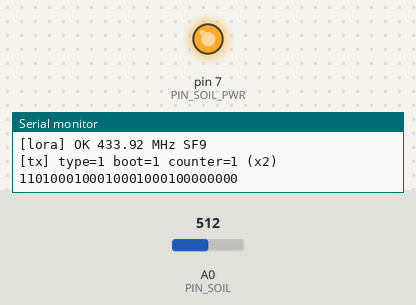
Recording of a sketch running on a simulated Arduino Pro Mini, built with avr-gcc and run on an emulated ATmega328P. Shown: output pins drawn as LEDs (lit = HIGH), the last lines printed to the serial monitor. The test bench sets the inputs (shaded band); at power-on: A0 (PIN_SOIL) = 512. Sleep ends after the set time or at an interrupt; random numbers use the default seed unless the sketch sets one; EEPROM starts erased; no radio packets arrive unless stated; pins used as bus, display or sensor lines are not drawn.

Above: at 2.3 s.
At 38.1 s:
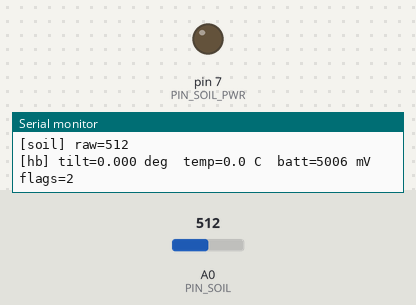
Timing chart, 0 to 39.6 s (numbered marks = the images above):
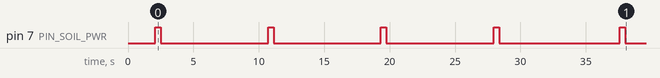

The sketch:

landslide_node.ino
```cpp
/*
 * Ghost_Alert landslide node: Pro Mini 3.3V/8MHz + Ra-02 + ADXL362 + capacitive soil sensor.
 *
 * - Soil sensor is powered (from a pin) only while reading.
 * - Every SAMPLE_S: one soil reading. Every 5 readings: one heartbeat packet
 *   (averaged accel x/y/z, the 5 soil readings, battery, temperature, flags).
 * - Between readings: deep sleep. The ADXL362 wakes the node on movement
 *   -> a motion "burst" packet (at most one per 30 s), sent twice.
 */
#include "ga_node.h"

// ======== settings ========
#define NODE_RADIO_ID 1          // GA-LS-001 in the database
#define FW_VERSION    1
#define DEMO_MODE     1          // 1 = fast (reading every 8 s, heartbeat every 40 s); 0 = field timing

#if DEMO_MODE
  #define SAMPLE_S  8
  #define JITTER_S  2
#else
  #define SAMPLE_S  60
  #define JITTER_S  10             // random delay before each heartbeat (decision 2.11)
#endif
#define BURST_MIN_GAP_S 30
#define ACT_THRESH_MG   50       // movement that wakes the node (about 3 degrees of tilt)

// ======== pins ========
#define PIN_ADXL_CS   8
#define PIN_ADXL_INT  2          // ADXL362 INT1
#define PIN_SOIL_PWR  7          // soil sensor VCC (powered only while reading)
#define PIN_SOIL      A0         // soil sensor AOUT
#define PIN_BATT      -1         // A1 if a 1M+1M battery divider is fitted, else -1

// ======== ADXL362 (raw SPI registers) ========
SPISettings adxlSpi(1000000, MSBFIRST, SPI_MODE0);
bool accelOk = false;

uint8_t adxlRead(uint8_t reg) {
  SPI.beginTransaction(adxlSpi);
  digitalWrite(PIN_ADXL_CS, LOW);
  SPI.transfer(0x0B); SPI.transfer(reg);
  uint8_t v = SPI.transfer(0);
  digitalWrite(PIN_ADXL_CS, HIGH);
  SPI.endTransaction();
  return v;
}

void adxlWrite(uint8_t reg, uint8_t v) {
  SPI.beginTransaction(adxlSpi);
  digitalWrite(PIN_ADXL_CS, LOW);
  SPI.transfer(0x0A); SPI.transfer(reg); SPI.transfer(v);
  digitalWrite(PIN_ADXL_CS, HIGH);
  SPI.endTransaction();
}

void adxlReadXYZ(int16_t &x, int16_t &y, int16_t &z) {   // mg (1 mg/LSB at +-2 g)
  uint8_t b[6];
  SPI.beginTransaction(adxlSpi);
  digitalWrite(PIN_ADXL_CS, LOW);
  SPI.transfer(0x0B); SPI.transfer(0x0E);
  for (uint8_t i = 0; i < 6; i++) b[i] = SPI.transfer(0);
  digitalWrite(PIN_ADXL_CS, HIGH);
  SPI.endTransaction();
  x = (int16_t)(b[0] | (b[1] << 8));
  y = (int16_t)(b[2] | (b[3] << 8));
  z = (int16_t)(b[4] | (b[5] << 8));
}

int16_t adxlTemp10() {                 // 0.1 degC, uncalibrated (typ. 350 LSB at 25 C, 0.065 C/LSB)
  int16_t raw = (int16_t)(adxlRead(0x14) | (adxlRead(0x15) << 8));
  return (int16_t)(250 + (raw - 350) * 0.65f);
}

void adxlArm() {                       // take a new reference position for movement detection
  adxlWrite(0x27, 0x00);
  adxlWrite(0x27, 0x03);               // activity enabled, referenced mode
  adxlRead(0x0B);                      // reading STATUS clears the interrupt
}

bool adxlInit() {
  adxlWrite(0x1F, 0x52);               // soft reset
  delay(10);
  if (adxlRead(0x00) != 0xAD || adxlRead(0x02) != 0xF2) return false;
  adxlWrite(0x2C, 0x11);               // +-2 g, half bandwidth, 25 Hz
  adxlWrite(0x20, ACT_THRESH_MG & 0xFF);
  adxlWrite(0x21, ACT_THRESH_MG >> 8);
  adxlWrite(0x22, 2);                  // movement must last 2 samples
  adxlWrite(0x2A, 0x10);               // activity -> INT1, active high
  adxlWrite(0x2D, 0x12);               // measurement mode, low noise
  delay(200);
  adxlArm();
  return true;
}

// Average n samples (25 Hz) -> tenths of mg. Averaging lowers the noise (decision: tilt noise).
void adxlAverage10(uint8_t n, int16_t &ax, int16_t &ay, int16_t &az) {
  long sx = 0, sy = 0, sz = 0;
  for (uint8_t i = 0; i < n; i++) {
    int16_t x, y, z;
    adxlReadXYZ(x, y, z);
    sx += x; sy += y; sz += z;
    delay(40);
  }
  ax = (int16_t)lroundf(sx * 10.0f / n);
  ay = (int16_t)lroundf(sy * 10.0f / n);
  az = (int16_t)lroundf(sz * 10.0f / n);
}

float tiltDeg(int16_t ax, int16_t ay, int16_t az) {   // for the serial printout only
  float mag = sqrtf((float)ax * ax + (float)ay * ay + (float)az * az);
  return mag > 0 ? degrees(acosf(az / mag)) : 0;
}

// ======== soil ========
uint16_t readSoil(uint8_t &flags) {
  digitalWrite(PIN_SOIL_PWR, HIGH);
  delay(400);                          // let the sensor output settle
  analogRead(PIN_SOIL);                // dummy read
  uint32_t s = 0;
  for (uint8_t i = 0; i < 8; i++) { s += analogRead(PIN_SOIL); delay(2); }
  digitalWrite(PIN_SOIL_PWR, LOW);
  uint16_t raw = s / 8;
  if (raw < 20 || raw > 1010) flags |= FLAG_SOIL_ERROR;   // unplugged / shorted
  Serial.print(F("[soil] raw=")); Serial.println(raw);
  return raw;
}

// ======== state ========
uint16_t soil[5];
uint8_t soilIdx = 0, soilFlags = 0;
int16_t lastAx = 0, lastAy = 0, lastAz = 10000;       // last resting position (tenths of mg)
bool burstSent = false;
uint32_t lastBurstAt = 0, nextSampleAt = 0;

void sendHeartbeat() {
  HeartbeatBody b;
  uint8_t flags = soilFlags;
  if (accelOk) {
    adxlAverage10(16, b.ax, b.ay, b.az);
    b.temp10 = adxlTemp10();
    lastAx = b.ax; lastAy = b.ay; lastAz = b.az;
  } else {
    b.ax = b.ay = b.az = 0; b.temp10 = 0;
    flags |= FLAG_ACCEL_ERROR;
  }
  memcpy(b.m, soil, sizeof soil);
  b.battMv = gaReadBatteryMv(PIN_BATT);
  if (PIN_BATT >= 0 && b.battMv < 3400) flags |= FLAG_BATT_LOW;
  b.flags = flags;
  Serial.print(F("[hb] tilt=")); Serial.print(tiltDeg(b.ax, b.ay, b.az), 3);
  Serial.print(F(" deg  temp=")); Serial.print(b.temp10 / 10.0, 1);
  Serial.print(F(" C  batt=")); Serial.print(b.battMv);
  Serial.print(F(" mV  flags=")); Serial.println(flags);
  gaSend(T_HEARTBEAT, &b, sizeof b, false);
}

void handleMotion() {
  // Watch the movement for 3 s and find its size and length.
  uint16_t peak = 0, moving = 0;
  for (uint8_t i = 0; i < 75; i++) {
    int16_t x, y, z;
    adxlReadXYZ(x, y, z);
    uint16_t dx = abs(x - lastAx / 10), dy = abs(y - lastAy / 10), dz = abs(z - lastAz / 10);
    uint16_t d = max(dx, max(dy, dz));
    if (d > peak) peak = d;
    if (d > ACT_THRESH_MG) moving++;
    delay(40);
  }
  BurstBody b;
  adxlAverage10(8, b.ax, b.ay, b.az);   // position after the movement
  b.peakMg = peak;
  b.durationS = (uint8_t)min(255, (moving * 40 + 999) / 1000);
  b.flags = 0;
  Serial.print(F("[motion] peak=")); Serial.print(peak);
  Serial.print(F(" mg  tilt now=")); Serial.println(tiltDeg(b.ax, b.ay, b.az), 3);
  if (!burstSent || gUptimeS - lastBurstAt >= BURST_MIN_GAP_S) {
    gaSend(T_BURST, &b, sizeof b, true);
    burstSent = true;
    lastBurstAt = gUptimeS;
  } else {
    Serial.println(F("[motion] not sent (less than 30 s since the last burst)"));
  }
  lastAx = b.ax; lastAy = b.ay; lastAz = b.az;
  adxlArm();
}

void setup() {
  pinMode(PIN_ADXL_CS, OUTPUT);  digitalWrite(PIN_ADXL_CS, HIGH);   // both chip selects HIGH
  pinMode(PIN_LORA_NSS, OUTPUT); digitalWrite(PIN_LORA_NSS, HIGH);  // before any SPI traffic
  pinMode(PIN_SOIL_PWR, OUTPUT); digitalWrite(PIN_SOIL_PWR, LOW);
  pinMode(PIN_ADXL_INT, INPUT);
  Serial.begin(9600);
  Serial.println(F("\nGhost_Alert landslide node"));

  gaLoadIdentity(NODE_RADIO_ID);
  Serial.print(F("radio ID=")); Serial.print(gRadio);
  Serial.print(F(" boot=")); Serial.print(gBoot);
  Serial.print(F(" reset reason=")); Serial.println(gResetReason);
  randomSeed(analogRead(A3) ^ (gBoot << 4) ^ gRadio);

  SPI.begin();
  accelOk = adxlInit();
  Serial.println(accelOk ? F("[adxl] OK") : F("[adxl] NOT FOUND - check wiring"));

  if (!gaLoraBegin()) {
    Serial.println(F("[lora] START FAILED - check wiring"));
    while (true) {}
  }
  Serial.println(F("[lora] OK 433.92 MHz SF9"));

  gaSendBoot(FW_VERSION, 1);           // node type 1 = landslide
  if (accelOk) {
    adxlAverage10(16, lastAx, lastAy, lastAz);
    gaEnablePinWake(PIN_ADXL_INT);
  }
  nextSampleAt = gUptimeS;
}

void loop() {
  if (gPinWake) {
    gPinWake = false;
    if (accelOk && digitalRead(PIN_ADXL_INT) == HIGH) handleMotion();
  }

  if (gUptimeS >= nextSampleAt) {
    if (soilIdx == 4) gaSleepSeconds(random(0, JITTER_S + 1));   // jitter before the heartbeat
    soil[soilIdx++] = readSoil(soilFlags);
    if (soilIdx == 5) {
      sendHeartbeat();
      soilIdx = 0;
      soilFlags = 0;
    }
    nextSampleAt += SAMPLE_S;
    if (nextSampleAt < gUptimeS) nextSampleAt = gUptimeS + SAMPLE_S;
  }

  if (nextSampleAt > gUptimeS) gaSleepSeconds(nextSampleAt - gUptimeS);
}
```

ga_node.h
```cpp
// ga_node.h - shared code for Ghost_Alert nodes (Pro Mini 3.3V / 8 MHz + Ra-02).
// Keep this file IDENTICAL in landslide_node/ and pir_node/.
#pragma once
#include <Arduino.h>
#include <SPI.h>
#include <LoRa.h>
#include <EEPROM.h>
#include <avr/sleep.h>
#include <avr/wdt.h>
#include <avr/interrupt.h>

// ---------------- radio: MUST match the ESP32 gateway ----------------
#define LORA_FREQ    433920000L
#define LORA_SF      9
#define LORA_BW      125000L
#define LORA_CR      5
#define LORA_SYNC    0x12
#define LORA_TX_DBM  10            // bench value (lower current peaks); field: up to 17

#define PIN_LORA_NSS  10
#define PIN_LORA_RST  9
#define PIN_LORA_DIO0 3            // wired but not needed (sending is polled)

// ---------------- packet format (backend app/packets.py) ----------------
#define PKT_VERSION 1
enum { T_BOOT = 1, T_HEARTBEAT = 2, T_BURST = 3, T_PIR_EVENT = 4, T_PIR_HEARTBEAT = 5 };
#define FLAG_SOIL_ERROR  0x01
#define FLAG_ACCEL_ERROR 0x02
#define FLAG_BATT_LOW    0x04
#define SEAL_LEN 4

struct __attribute__((packed)) Header { uint8_t verType; uint16_t radio, boot, counter; };
struct __attribute__((packed)) BootBody { uint8_t fw, resetReason, nodeType; };
struct __attribute__((packed)) HeartbeatBody {
  int16_t ax, ay, az;              // tenths of mg
  uint16_t m[5];                   // 5 raw soil ADC readings, oldest first
  uint16_t battMv;
  int16_t temp10;                  // 0.1 degC
  uint8_t flags;
};
struct __attribute__((packed)) BurstBody { int16_t ax, ay, az; uint16_t peakMg; uint8_t durationS, flags; };
struct __attribute__((packed)) PirEventBody { uint8_t triggers; uint16_t battMv; uint8_t flags; };
struct __attribute__((packed)) PirHeartbeatBody { uint16_t triggers; uint16_t battMv; uint8_t flags; };

static_assert(sizeof(Header) == 7, "header must be 7 bytes");
static_assert(sizeof(HeartbeatBody) == 21, "heartbeat body must be 21 bytes");
static_assert(sizeof(BurstBody) == 10, "burst body must be 10 bytes");
static_assert(sizeof(PirEventBody) == 4, "pir event body must be 4 bytes");
static_assert(sizeof(PirHeartbeatBody) == 5, "pir heartbeat body must be 5 bytes");
static_assert(sizeof(BootBody) == 3, "boot body must be 3 bytes");

// ---------------- reset reason (read before the bootloader/core clears it) ----------------
uint8_t gResetReason __attribute__((section(".noinit")));
void gaSaveMcusr(void) __attribute__((naked, used, section(".init3")));
void gaSaveMcusr(void) { gResetReason = MCUSR; MCUSR = 0; wdt_disable(); }

// ---------------- identity: radio ID + boot number in EEPROM (decision 1.6) ----------------
#define ID_MAGIC 0x47
struct __attribute__((packed)) Identity { uint8_t magic; uint16_t radio; uint16_t boot; };
uint16_t gRadio = 0, gBoot = 0, gCounter = 0;

void gaLoadIdentity(uint16_t radioId) {
  Identity id;
  EEPROM.get(0, id);
  if (id.magic != ID_MAGIC) { id.magic = ID_MAGIC; id.boot = 0; }
  id.radio = radioId;              // prototype: the sketch sets the ID (a setup program comes later)
  id.boot++;
  if (id.boot == 0) id.boot = 1;
  EEPROM.put(0, id);               // put() only writes bytes that changed
  gRadio = id.radio;
  gBoot = id.boot;
}

uint16_t gaNextCounter() {
  if (gCounter == 0xFFFF) {        // counter wrapped: start a new "boot" so (boot, counter) still grows
    Identity id; EEPROM.get(0, id);
    id.boot++; EEPROM.put(0, id);
    gBoot = id.boot; gCounter = 0;
  }
  return ++gCounter;
}

// ---------------- sleep (watchdog timer + pin-change wake) ----------------
volatile bool gPinWake = false;
uint32_t gUptimeS = 0;             // seconds, counted from completed sleeps (approximate)

ISR(WDT_vect) {}
ISR(PCINT2_vect) { gPinWake = true; }

void gaEnablePinWake(uint8_t pin) {          // pins D0..D7 only
  PCMSK2 |= _BV(pin);
  PCIFR = _BV(PCIF2);
  PCICR |= _BV(PCIE2);
}

static void gaWdtArm(uint8_t bits) {
  cli();
  wdt_reset();
  MCUSR &= ~_BV(WDRF);
  WDTCSR = _BV(WDCE) | _BV(WDE);
  WDTCSR = _BV(WDIE) | bits;                 // interrupt only, never a reset
  sei();
}

static void gaPowerDown() {
  ADCSRA &= ~_BV(ADEN);
  set_sleep_mode(SLEEP_MODE_PWR_DOWN);
  cli();
  if (!gPinWake) {                           // never sleep with a wake-up already pending
    sleep_enable();
    sleep_bod_disable();
    sei();
    sleep_cpu();
    sleep_disable();
  }
  sei();
  ADCSRA |= _BV(ADEN);
}

// Sleep for `seconds`. Returns true if a pin change woke the node early.
bool gaSleepSeconds(uint32_t seconds) {
  Serial.flush();
  while (seconds > 0) {
    uint8_t step, bits;
    if (seconds >= 8)      { step = 8; bits = _BV(WDP3) | _BV(WDP0); }
    else if (seconds >= 4) { step = 4; bits = _BV(WDP3); }
    else if (seconds >= 2) { step = 2; bits = _BV(WDP2) | _BV(WDP1) | _BV(WDP0); }
    else                   { step = 1; bits = _BV(WDP2) | _BV(WDP1); }
    gaWdtArm(bits);
    gaPowerDown();
    wdt_disable();
    if (gPinWake) return true;
    gUptimeS += step;
    seconds -= step;
  }
  return false;
}

// ---------------- supply voltage (no extra parts: 1.1 V bandgap vs AVcc) ----------------
uint16_t gaReadVccMv() {
  ADMUX = _BV(REFS0) | _BV(MUX3) | _BV(MUX2) | _BV(MUX1);
  delay(2);
  ADCSRA |= _BV(ADSC);
  while (bit_is_set(ADCSRA, ADSC)) {}
  uint16_t r = ADC;
  return r ? (uint16_t)(1126400UL / r) : 0;  // approximate: bandgap is 1.1 V +-10 %
}

// Battery: through a 1M + 1M divider on battPin, or the supply voltage if battPin < 0.
uint16_t gaReadBatteryMv(int8_t battPin) {
  uint16_t vcc = gaReadVccMv();
  if (battPin < 0) return vcc;
  analogRead(battPin);                       // dummy read after changing the reference
  uint32_t s = 0;
  for (uint8_t i = 0; i < 4; i++) s += analogRead(battPin);
  return (uint16_t)((s / 4) * (uint32_t)vcc / 1023UL * 2UL);
}

// ---------------- LoRa ----------------
bool gaLoraBegin() {
  pinMode(PIN_LORA_NSS, OUTPUT);
  digitalWrite(PIN_LORA_NSS, HIGH);
  LoRa.setPins(PIN_LORA_NSS, PIN_LORA_RST, PIN_LORA_DIO0);
  if (!LoRa.begin(LORA_FREQ)) return false;
  LoRa.setSpreadingFactor(LORA_SF);
  LoRa.setSignalBandwidth(LORA_BW);
  LoRa.setCodingRate4(LORA_CR);
  LoRa.setSyncWord(LORA_SYNC);
  LoRa.enableCrc();
  LoRa.setTxPower(LORA_TX_DBM);
  LoRa.sleep();
  return true;
}

// Builds header + body + 4-byte seal (zeros for now), sends it once or twice (same counter).
void gaSend(uint8_t type, const void *body, uint8_t bodyLen, bool twice) {
  uint8_t buf[sizeof(Header) + 24 + SEAL_LEN];
  Header h;
  h.verType = (PKT_VERSION << 4) | type;
  h.radio = gRadio;
  h.boot = gBoot;
  h.counter = gaNextCounter();
  memcpy(buf, &h, sizeof h);
  memcpy(buf + sizeof h, body, bodyLen);
  memset(buf + sizeof h + bodyLen, 0, SEAL_LEN);
  uint8_t n = sizeof h + bodyLen + SEAL_LEN;

  for (uint8_t copy = 0; copy < (twice ? 2 : 1); copy++) {
    if (copy) delay(1500 + random(0, 1500));  // second copy a little later (decision 2.10)
    LoRa.beginPacket();
    LoRa.write(buf, n);
    LoRa.endPacket();                         // blocks until sent
  }
  LoRa.sleep();

  Serial.print(F("[tx] type=")); Serial.print(type);
  Serial.print(F(" boot=")); Serial.print(gBoot);
  Serial.print(F(" counter=")); Serial.print(h.counter);
  Serial.print(twice ? F(" (x2) ") : F(" "));
  for (uint8_t i = 0; i < n; i++) { if (buf[i] < 16) Serial.print('0'); Serial.print(buf[i], HEX); }
  Serial.println();
}

void gaSendBoot(uint8_t fwVersion, uint8_t nodeType) {
  BootBody b = { fwVersion, gResetReason, nodeType };
  gaSend(T_BOOT, &b, sizeof b, true);
}
```

Measured:
- by itself, pin 7 (PIN_SOIL_PWR): alternates HIGH for 0.42 s and LOW for 8.2 s
